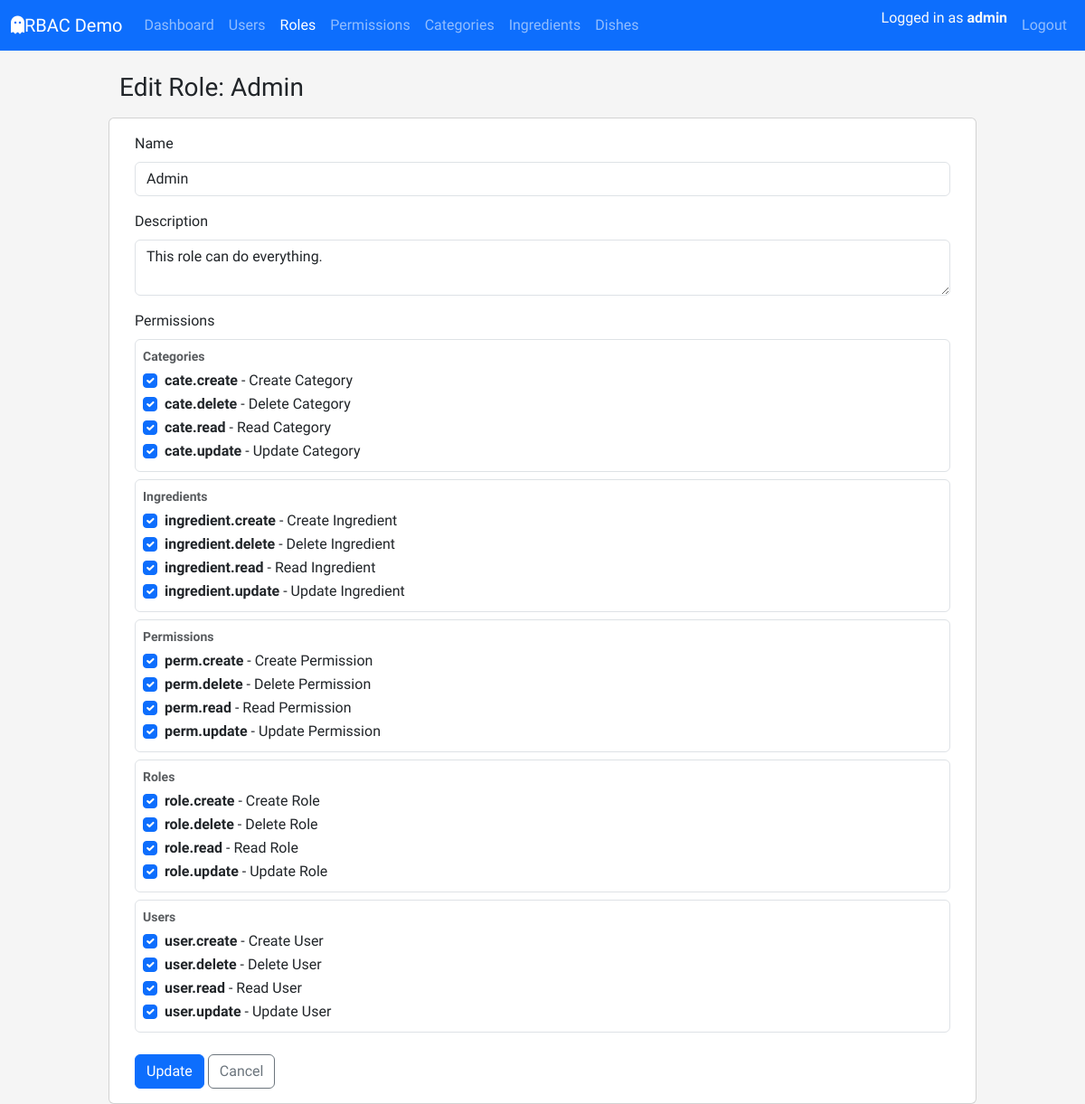
Before: /roles/edit/2 (signed in) with the older database file.
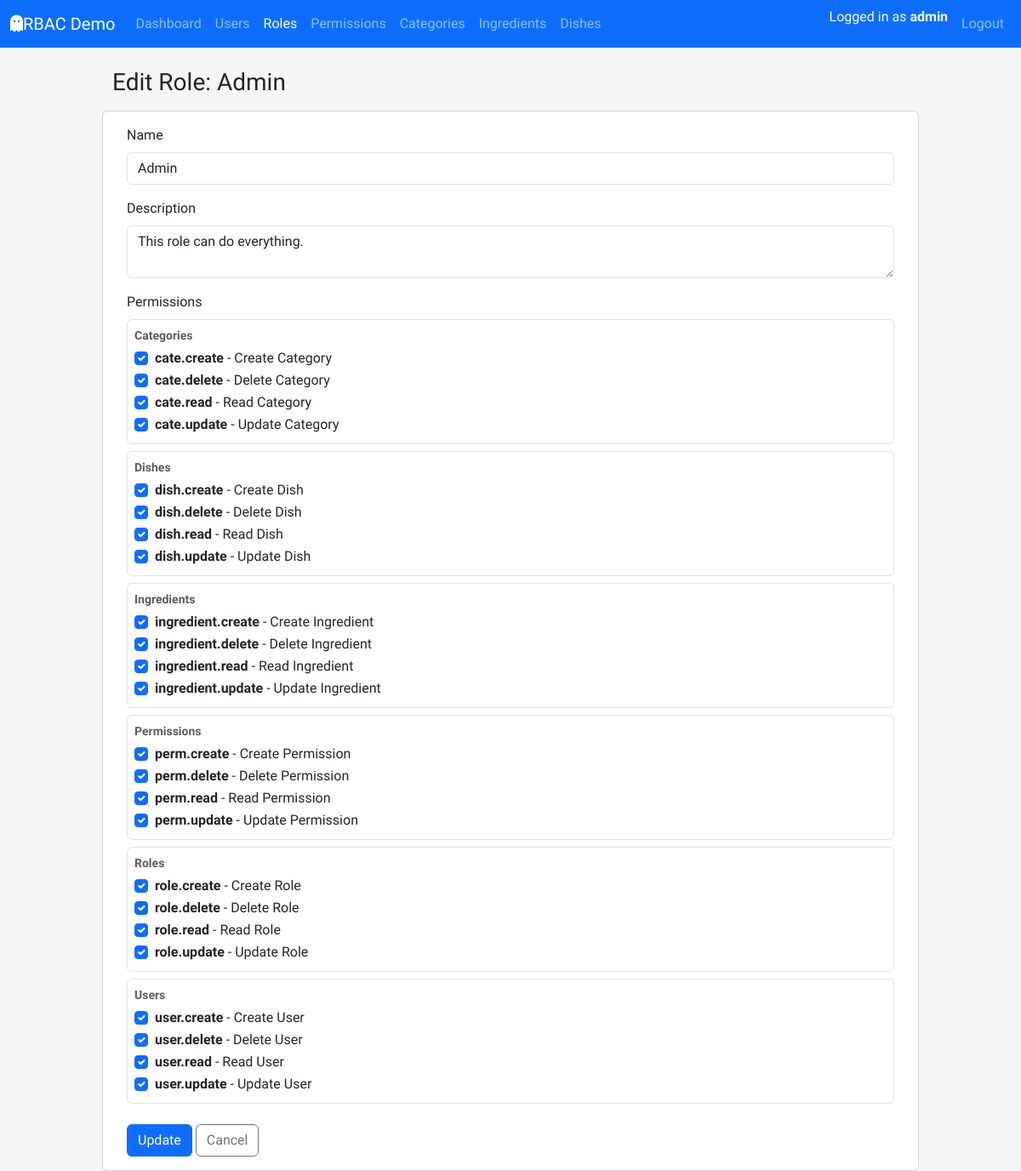
After: the same page with the newer database file.
### app/models/permission.py (models this page shows, shortened)
class PermissionTable(db.Model):
    __tablename__ = "tbl_permissions"
    id = db.Column(db.Integer, primary_key=True)
    code = db.Column(db.String(64), unique=True, nullable=False, index=True)
    name = db.Column(db.String(120), nullable=False)
    description = db.Column(db.String(255))
    module = db.Column(db.String(80), nullable=False, default="General")
    created_at = db.Column(db.DateTime, default=datetime.utcnow, nullable=False)
    updated_at = db.Column(db.DateTime, default=datetime.utcnow,onupdate=datetime.utcnow, nullable=False)
    roles = db.relationship("RoleTable", secondary=tbl_role_permissions, back_populates="permissions")

### app/routes/roles_route.py (the view, shortened to what this page needs)
@role_bp.route('/edit/<int:role_id>', methods=['GET', 'POST'])
@login_required
@permission_required(Perm.ROLE_UPDATE)
def edit(role_id: int):
    role = RoleService.get_role_by_id(role_id)
    if role is None:
        abort(404)
    form = RoleEditForm(origial_role=role, obj=role)
    return render_template("roles/edit.html", form=form, role=role)

### app/forms/role_forms.py (shortened to what this page needs)
class RoleEditForm(FlaskForm):
    name = StringField(
        "Name",
        validators=[DataRequired(), Length(min=1, max=80)],
    )
    description = TextAreaField(
        "Description",
    )
    permission_ids = MultiCheckboxField(
        "Permissions",
        coerce=int,
    )
    submit = SubmitField("Update")
    def __init__(self,origial_role: RoleTable, *args, **kwargs):
        super().__init__(*args, **kwargs)
        self.original_role = origial_role
        self.permission_ids.choices = _permission_choices()
        self.permissions_by_module = _permissions_grouped_by_module()
        if not self.is_submitted():
            self.permission_ids.data = [p.id for p in origial_role.permissions]

### app/forms/role_forms.py (called while the page is built)
def _permission_choices():
    return [
        (perm.id, f"{perm.code} - {perm.name}")
        for perm in db.session.scalars(
            db.select(PermissionTable).order_by(PermissionTable.code)
        )
    ]

### app/models/user.py (called while the page is built)
    def get_permission_codes(self) -> set[str]:
        return {perm.code for role in self.roles for perm in role.permissions}

    def has_permission(self, permission_code: str) -> bool:
        return permission_code in self.get_permission_codes()

### app/templates/roles/edit.html (shortened to what this page needs)
{% extends "layouts/base.html" %}
{% block content %}
    <div class="row">
        <div class="col-lg-8 col-xl-7">
            <div class="d-flex justify-content-between align-items-center mb-3">
                <h1 class="h3 mb-0">Edit Role: {{ role.name }}</h1>
            </div>
        </div>
        <div class="card">
            <div class="card-body">
                {% include "roles/_form.html" %}
            </div>
        </div>
    </div>
{% endblock  %}

### app/templates/roles/_form.html (shortened to what this page needs)
<form method="POST">
  <div class="mb-3">
    {{ form.name.label(class="form-label") }} {{ form.name(class="form-control")
    }}
  </div>
  <div class="mb-3">
    {{ form.description.label(class="form-label") }} {{
    form.description(class="form-control") }}
  </div>
  <div class="mb-3">
    <label class="form-label">{{ form.permission_ids.label.text }}</label>
    {% if form.permissions_by_module %}
    {% for module_name, perms in form.permissions_by_module.items() %}
    <div class="border rounded p-2 mb-2">
      <div class="fw-bold small text-muted mb-1">{{ module_name }}</div>
      {% for perm in perms %}
      <div class="form-check">
        <input
          type="checkbox"
          class="form-check-input"
          id="perm_{{ perm.id }}"
          name="{{ form.permission_ids.name }}"
          value="{{ perm.id }}"
          {% if form.permission_ids.data and perm.id in form.permission_ids.data %}checked
          {% endif %}
        />
        <label class="form-check-label" for="perm_{{ perm.id }}">
          <strong>{{ perm.code }}</strong> - {{ perm.name }}
        </label>
      </div>
      {% endfor %}
    </div>
    {% endfor %}
    {% else %}
    <p class="text-muted small">No permission defined yet.</p>
    {% endif %}
  </div>
  <div class="mt-4">
    {{ form.submit(class="btn btn-primary") }}
    <a href="{{ url_for('tbl_roles.index') }}" class="btn btn-outline-secondary">
        Cancel
    </a>
</div>
</form>

Changed rows visible on the page:
added PermissionTable: module "Dishes", permission_ids "☑", code "dish.create", name "Create Dish"
added PermissionTable: permission_ids "☑", code "dish.delete", name "Delete Dish", shown under "Dishes"
added PermissionTable: permission_ids "☑", code "dish.read", name "Read Dish", shown under "Dishes"
added PermissionTable: permission_ids "☑", code "dish.update", name "Update Dish", shown under "Dishes"
